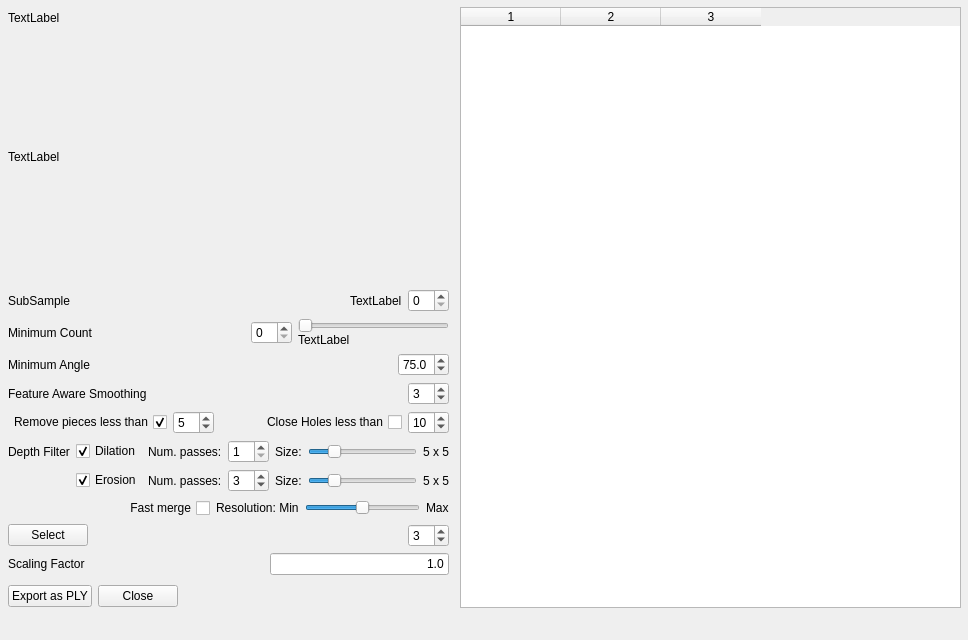
<?xml version="1.0" encoding="UTF-8"?>
<ui version="4.0">
 <class>DockWidget</class>
 <widget class="QDockWidget" name="DockWidget">
  <property name="geometry">
   <rect>
    <x>0</x>
    <y>0</y>
    <width>968</width>
    <height>640</height>
   </rect>
  </property>
  <property name="windowTitle">
   <string>DockWidget</string>
  </property>
  <widget class="QWidget" name="dockWidgetContents">
   <widget class="QWidget" name="layoutWidget">
    <property name="geometry">
     <rect>
      <x>8</x>
      <y>11</y>
      <width>441</width>
      <height>601</height>
     </rect>
    </property>
    <layout class="QVBoxLayout">
     <item>
      <widget class="QLabel" name="infoLabel">
       <property name="text">
        <string>TextLabel</string>
       </property>
      </widget>
     </item>
     <item>
      <widget class="QLabel" name="previewLabel">
       <property name="sizePolicy">
        <sizepolicy hsizetype="Expanding" vsizetype="Expanding">
         <horstretch>0</horstretch>
         <verstretch>0</verstretch>
        </sizepolicy>
       </property>
       <property name="text">
        <string>TextLabel</string>
       </property>
      </widget>
     </item>
     <item>
      <layout class="QHBoxLayout" name="_2">
       <item>
        <widget class="QLabel" name="label">
         <property name="text">
          <string>SubSample</string>
         </property>
        </widget>
       </item>
       <item>
        <spacer>
         <property name="orientation">
          <enum>Qt::Horizontal</enum>
         </property>
         <property name="sizeHint" stdset="0">
          <size>
           <width>40</width>
           <height>20</height>
          </size>
         </property>
        </spacer>
       </item>
       <item>
        <widget class="QLabel" name="imgSizeLabel">
         <property name="text">
          <string>TextLabel</string>
         </property>
        </widget>
       </item>
       <item>
        <widget class="QSpinBox" name="subsampleSpinBox">
         <property name="toolTip">
          <string>&lt;html&gt;&lt;head&gt;&lt;meta name=&quot;qrichtext&quot; content=&quot;1&quot; /&gt;&lt;/head&gt;&lt;body style=&quot; white-space: pre-wrap; font-style:normal; text-decoration:none;&quot;&gt;&lt;p style=&quot; margin-top:0px; margin-bottom:0px; margin-left:0px; margin-right:0px; -qt-block-indent:0; text-indent:0px;&quot;&gt;Set the subsample factor:&lt;/p&gt;&lt;p style=&quot; margin-top:0px; margin-bottom:0px; margin-left:0px; margin-right:0px; -qt-block-indent:0; text-indent:0px;&quot;&gt;  1 the image is not resized&lt;/p&gt;&lt;p style=&quot; margin-top:0px; margin-bottom:0px; margin-left:0px; margin-right:0px; -qt-block-indent:0; text-indent:0px;&quot;&gt;  2 image is halved &lt;span style=&quot; font-style:italic;&quot;&gt;(one point every 4)&lt;/span&gt;&lt;/p&gt;&lt;p style=&quot; margin-top:0px; margin-bottom:0px; margin-left:0px; margin-right:0px; -qt-block-indent:0; text-indent:0px;&quot;&gt;  3 image is reduced to one third &lt;span style=&quot; font-style:italic;&quot;&gt;(one point every 9)&lt;/span&gt;&lt;/p&gt;&lt;/body&gt;&lt;/html&gt;</string>
         </property>
        </widget>
       </item>
      </layout>
     </item>
     <item>
      <layout class="QHBoxLayout" name="_3">
       <item>
        <widget class="QLabel" name="label_2">
         <property name="text">
          <string>Minimum Count</string>
         </property>
        </widget>
       </item>
       <item>
        <spacer>
         <property name="orientation">
          <enum>Qt::Horizontal</enum>
         </property>
         <property name="sizeHint" stdset="0">
          <size>
           <width>91</width>
           <height>20</height>
          </size>
         </property>
        </spacer>
       </item>
       <item>
        <widget class="QSpinBox" name="minCountSpinBox">
         <property name="toolTip">
          <string>&lt;html&gt;&lt;head&gt;&lt;meta name=&quot;qrichtext&quot; content=&quot;1&quot; /&gt;&lt;/head&gt;&lt;body style=&quot; white-space: pre-wrap; font-style:normal; text-decoration:none;&quot;&gt;&lt;p style=&quot; margin-top:0px; margin-bottom:0px; margin-left:0px; margin-right:0px; -qt-block-indent:0; text-indent:0px;&quot;&gt;Set the minimum number of match for a sample to be accepted&lt;/p&gt;&lt;p style=&quot; margin-top:0px; margin-bottom:0px; margin-left:0px; margin-right:0px; -qt-block-indent:0; text-indent:0px;&quot;&gt;3 means that only samples that had been found a correspondence with other 2 images or more are considered&lt;/p&gt;&lt;/body&gt;&lt;/html&gt;</string>
         </property>
        </widget>
       </item>
       <item>
        <layout class="QVBoxLayout" name="_4">
         <property name="spacing">
          <number>0</number>
         </property>
         <item>
          <widget class="QSlider" name="minCountSlider">
           <property name="sizePolicy">
            <sizepolicy hsizetype="Expanding" vsizetype="Fixed">
             <horstretch>0</horstretch>
             <verstretch>0</verstretch>
            </sizepolicy>
           </property>
           <property name="maximum">
            <number>10</number>
           </property>
           <property name="orientation">
            <enum>Qt::Horizontal</enum>
           </property>
          </widget>
         </item>
         <item>
          <widget class="QLabel" name="rangeLabel">
           <property name="text">
            <string>TextLabel</string>
           </property>
          </widget>
         </item>
        </layout>
       </item>
      </layout>
     </item>
     <item>
      <layout class="QHBoxLayout" name="_5">
       <item>
        <widget class="QLabel" name="label_3">
         <property name="text">
          <string>Minimum Angle</string>
         </property>
        </widget>
       </item>
       <item>
        <spacer>
         <property name="orientation">
          <enum>Qt::Horizontal</enum>
         </property>
         <property name="sizeHint" stdset="0">
          <size>
           <width>40</width>
           <height>20</height>
          </size>
         </property>
        </spacer>
       </item>
       <item>
        <widget class="QDoubleSpinBox" name="qualitySpinBox">
         <property name="decimals">
          <number>1</number>
         </property>
         <property name="maximum">
          <double>90.000000000000000</double>
         </property>
         <property name="singleStep">
          <double>5.000000000000000</double>
         </property>
         <property name="value">
          <double>75.000000000000000</double>
         </property>
        </widget>
       </item>
      </layout>
     </item>
     <item>
      <layout class="QHBoxLayout" name="_6">
       <item>
        <widget class="QLabel" name="label_5">
         <property name="text">
          <string>Feature Aware Smoothing</string>
         </property>
        </widget>
       </item>
       <item>
        <spacer>
         <property name="orientation">
          <enum>Qt::Horizontal</enum>
         </property>
         <property name="sizeHint" stdset="0">
          <size>
           <width>40</width>
           <height>20</height>
          </size>
         </property>
        </spacer>
       </item>
       <item>
        <widget class="QDoubleSpinBox" name="smoothSpinBox">
         <property name="decimals">
          <number>0</number>
         </property>
         <property name="maximum">
          <double>20.000000000000000</double>
         </property>
         <property name="value">
          <double>3.000000000000000</double>
         </property>
        </widget>
       </item>
      </layout>
     </item>
     <item>
      <layout class="QHBoxLayout" name="_7">
       <item>
        <widget class="QCheckBox" name="removeSmallCCCheckBox">
         <property name="layoutDirection">
          <enum>Qt::RightToLeft</enum>
         </property>
         <property name="text">
          <string>Remove pieces less than</string>
         </property>
         <property name="checked">
          <bool>true</bool>
         </property>
        </widget>
       </item>
       <item>
        <widget class="QDoubleSpinBox" name="maxCCDiagSpinBox">
         <property name="sizePolicy">
          <sizepolicy hsizetype="Preferred" vsizetype="Fixed">
           <horstretch>0</horstretch>
           <verstretch>0</verstretch>
          </sizepolicy>
         </property>
         <property name="toolTip">
          <string>When enabled, all the floating pieces smaller than the indicated percentage are deleted. Unit is the diagonal of the bounding box of the object</string>
         </property>
         <property name="decimals">
          <number>0</number>
         </property>
         <property name="maximum">
          <double>25.000000000000000</double>
         </property>
         <property name="singleStep">
          <double>5.000000000000000</double>
         </property>
         <property name="value">
          <double>5.000000000000000</double>
         </property>
        </widget>
       </item>
       <item>
        <spacer>
         <property name="orientation">
          <enum>Qt::Horizontal</enum>
         </property>
         <property name="sizeHint" stdset="0">
          <size>
           <width>40</width>
           <height>20</height>
          </size>
         </property>
        </spacer>
       </item>
       <item>
        <widget class="QCheckBox" name="holeCheckBox">
         <property name="enabled">
          <bool>true</bool>
         </property>
         <property name="layoutDirection">
          <enum>Qt::RightToLeft</enum>
         </property>
         <property name="text">
          <string>Close Holes less than</string>
         </property>
        </widget>
       </item>
       <item>
        <widget class="QSpinBox" name="holeSpinBox">
         <property name="singleStep">
          <number>5</number>
         </property>
         <property name="value">
          <number>10</number>
         </property>
        </widget>
       </item>
      </layout>
     </item>
     <item>
      <layout class="QGridLayout" name="_8">
       <item row="0" column="5">
        <widget class="QSlider" name="dilationSizeSlider">
         <property name="minimum">
          <number>1</number>
         </property>
         <property name="maximum">
          <number>6</number>
         </property>
         <property name="singleStep">
          <number>1</number>
         </property>
         <property name="pageStep">
          <number>5</number>
         </property>
         <property name="value">
          <number>2</number>
         </property>
         <property name="orientation">
          <enum>Qt::Horizontal</enum>
         </property>
        </widget>
       </item>
       <item row="1" column="3">
        <widget class="QSpinBox" name="erosionNumPassSpinBox">
         <property name="minimum">
          <number>1</number>
         </property>
         <property name="maximum">
          <number>10</number>
         </property>
         <property name="value">
          <number>3</number>
         </property>
        </widget>
       </item>
       <item row="0" column="4">
        <widget class="QLabel" name="lblDilationSize">
         <property name="text">
          <string>Size:</string>
         </property>
        </widget>
       </item>
       <item row="1" column="6">
        <widget class="QLabel" name="lblErosionSizeValue">
         <property name="text">
          <string>5 x 5</string>
         </property>
        </widget>
       </item>
       <item row="0" column="3">
        <widget class="QSpinBox" name="dilationNumPassSpinBox">
         <property name="minimum">
          <number>1</number>
         </property>
         <property name="maximum">
          <number>5</number>
         </property>
        </widget>
       </item>
       <item row="0" column="2">
        <widget class="QLabel" name="lblDilationSteps">
         <property name="text">
          <string>Num. passes:</string>
         </property>
        </widget>
       </item>
       <item row="1" column="5">
        <widget class="QSlider" name="erosionSizeSlider">
         <property name="minimum">
          <number>1</number>
         </property>
         <property name="maximum">
          <number>6</number>
         </property>
         <property name="singleStep">
          <number>1</number>
         </property>
         <property name="pageStep">
          <number>5</number>
         </property>
         <property name="value">
          <number>2</number>
         </property>
         <property name="orientation">
          <enum>Qt::Horizontal</enum>
         </property>
        </widget>
       </item>
       <item row="0" column="6">
        <widget class="QLabel" name="lblDilationSizeValue">
         <property name="text">
          <string>5 x 5</string>
         </property>
        </widget>
       </item>
       <item row="1" column="2">
        <widget class="QLabel" name="lblErosionSteps">
         <property name="text">
          <string>Num. passes:</string>
         </property>
        </widget>
       </item>
       <item row="0" column="0">
        <widget class="QLabel" name="label_8">
         <property name="text">
          <string>Depth Filter</string>
         </property>
        </widget>
       </item>
       <item row="1" column="4">
        <widget class="QLabel" name="lblErosionSize">
         <property name="text">
          <string>Size:</string>
         </property>
        </widget>
       </item>
       <item row="0" column="1">
        <widget class="QCheckBox" name="dilationCheckBox">
         <property name="text">
          <string>Dilation</string>
         </property>
         <property name="checked">
          <bool>true</bool>
         </property>
        </widget>
       </item>
       <item row="1" column="1">
        <widget class="QCheckBox" name="erosionCheckBox">
         <property name="text">
          <string>Erosion</string>
         </property>
         <property name="checked">
          <bool>true</bool>
         </property>
        </widget>
       </item>
      </layout>
     </item>
     <item>
      <layout class="QHBoxLayout" name="_9">
       <item>
        <spacer>
         <property name="orientation">
          <enum>Qt::Horizontal</enum>
         </property>
         <property name="sizeHint" stdset="0">
          <size>
           <width>40</width>
           <height>20</height>
          </size>
         </property>
        </spacer>
       </item>
       <item>
        <widget class="QCheckBox" name="fastMergeCheckBox">
         <property name="toolTip">
          <string>&lt;html&gt;&lt;head&gt;&lt;meta name=&quot;qrichtext&quot; content=&quot;1&quot; /&gt;&lt;/head&gt;&lt;body style=&quot; white-space: pre-wrap; font-style:normal; text-decoration:none;&quot;&gt;&lt;p style=&quot; margin-top:0px; margin-bottom:0px; margin-left:0px; margin-right:0px; -qt-block-indent:0; text-indent:0px;&quot;&gt;Perform a fast, fixed resolution merging of all the range maps. If unchecked all the rangemaps are simply put in the same space without merging them.&lt;/p&gt;&lt;/body&gt;&lt;/html&gt;</string>
         </property>
         <property name="layoutDirection">
          <enum>Qt::RightToLeft</enum>
         </property>
         <property name="text">
          <string>Fast merge</string>
         </property>
        </widget>
       </item>
       <item>
        <widget class="QLabel" name="label_6">
         <property name="text">
          <string>Resolution: Min</string>
         </property>
        </widget>
       </item>
       <item>
        <widget class="QSlider" name="mergeResolutionSpinBox">
         <property name="minimum">
          <number>1</number>
         </property>
         <property name="maximum">
          <number>5</number>
         </property>
         <property name="value">
          <number>3</number>
         </property>
         <property name="orientation">
          <enum>Qt::Horizontal</enum>
         </property>
        </widget>
       </item>
       <item>
        <widget class="QLabel" name="label_7">
         <property name="text">
          <string>Max</string>
         </property>
        </widget>
       </item>
      </layout>
     </item>
     <item>
      <layout class="QHBoxLayout" name="_10">
       <item>
        <widget class="QPushButton" name="selectButton">
         <property name="text">
          <string>Select</string>
         </property>
        </widget>
       </item>
       <item>
        <spacer>
         <property name="orientation">
          <enum>Qt::Horizontal</enum>
         </property>
         <property name="sizeHint" stdset="0">
          <size>
           <width>40</width>
           <height>20</height>
          </size>
         </property>
        </spacer>
       </item>
       <item>
        <widget class="QSpinBox" name="subsampleSequenceSpinBox">
         <property name="value">
          <number>3</number>
         </property>
        </widget>
       </item>
      </layout>
     </item>
     <item>
      <layout class="QHBoxLayout" name="_11">
       <item>
        <widget class="QLabel" name="label_10">
         <property name="text">
          <string>Scaling Factor</string>
         </property>
        </widget>
       </item>
       <item>
        <spacer>
         <property name="orientation">
          <enum>Qt::Horizontal</enum>
         </property>
         <property name="sizeHint" stdset="0">
          <size>
           <width>40</width>
           <height>20</height>
          </size>
         </property>
        </spacer>
       </item>
       <item>
        <widget class="QLineEdit" name="scaleLineEdit">
         <property name="inputMask">
          <string/>
         </property>
         <property name="text">
          <string>1.0</string>
         </property>
         <property name="alignment">
          <set>Qt::AlignRight|Qt::AlignTrailing|Qt::AlignVCenter</set>
         </property>
        </widget>
       </item>
      </layout>
     </item>
     <item>
      <layout class="QHBoxLayout" name="_12">
       <item>
        <widget class="QPushButton" name="plyButton">
         <property name="toolTip">
          <string>Process all selected range maps and save them as separated ply</string>
         </property>
         <property name="text">
          <string>Export as PLY</string>
         </property>
        </widget>
       </item>
       <item>
        <widget class="QPushButton" name="cancelButton">
         <property name="text">
          <string>Close</string>
         </property>
        </widget>
       </item>
       <item>
        <spacer>
         <property name="orientation">
          <enum>Qt::Horizontal</enum>
         </property>
         <property name="sizeHint" stdset="0">
          <size>
           <width>131</width>
           <height>31</height>
          </size>
         </property>
        </spacer>
       </item>
      </layout>
     </item>
    </layout>
   </widget>
   <widget class="QTableWidget" name="imageTableWidget">
    <property name="geometry">
     <rect>
      <x>460</x>
      <y>7</y>
      <width>501</width>
      <height>601</height>
     </rect>
    </property>
    <property name="sizePolicy">
     <sizepolicy hsizetype="MinimumExpanding" vsizetype="Expanding">
      <horstretch>0</horstretch>
      <verstretch>0</verstretch>
     </sizepolicy>
    </property>
    <property name="columnCount">
     <number>3</number>
    </property>
    <column/>
    <column/>
    <column/>
   </widget>
  </widget>
 </widget>
 <resources/>
 <connections/>
</ui>
